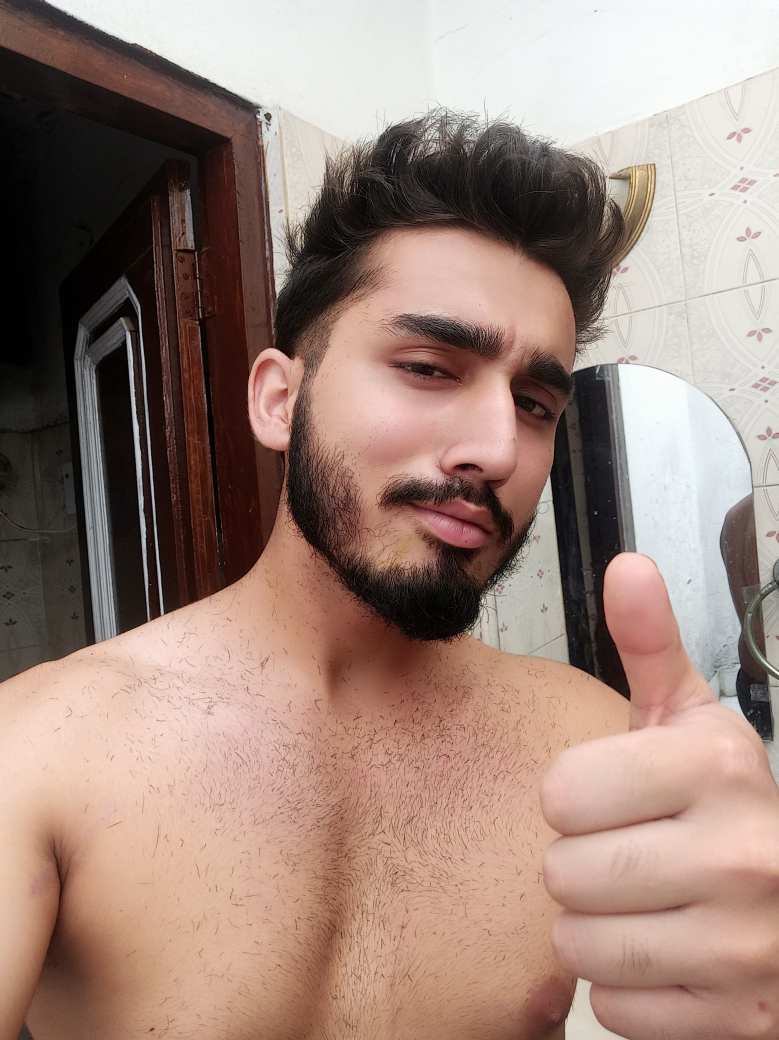
#> input picture sumit.jpg, 3113 x 4160 px (shown at 1/4 size)
$ python abc.py
#> lines starting #> are read from the running program, lines starting #| are printed output that depends on the picture; after the words box and inside, x2 and y2 are one past the last pixel; in counts of white or black regions, pixels touching at a corner belong together
import cv2

# 1. Load Haarcascade Classifier
face_cascade = cv2.CascadeClassifier(cv2.data.haarcascades + 'haarcascade_frontalface_default.xml')

# 2. Read the image
img = cv2.imread('sumit.jpg')  # kisi image ka path do
#> img is the input picture: shape (4160, 3113, 3); mean B, G, R 122.7, 133.1, 157.8
img = cv2.resize(img,(500,500))
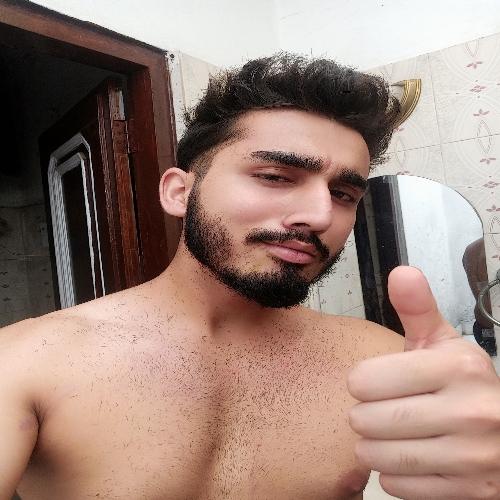
#> img: shape (500, 500, 3); mean B, G, R 122.6, 133, 157.7
gray = cv2.cvtColor(img, cv2.COLOR_BGR2GRAY)  # convert to grayscale
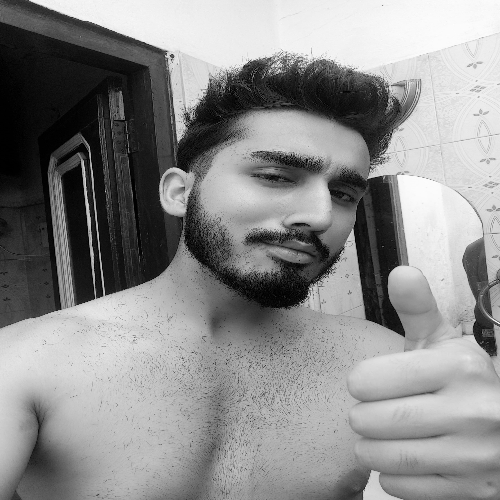
#> gray: shape (500, 500); min 0, max 254, mean 139.2

# 3. Detect faces
faces = face_cascade.detectMultiScale(gray, scaleFactor=1.1, minNeighbors=5)
#> faces = [[202, 104, 196, 196]]

# 4. Draw rectangles around detected faces
for (x, y, w, h) in faces:
    cv2.rectangle(img, (x, y), (x+w, y+h), (255, 0, 0), 2)
#> this loop made 1 pass
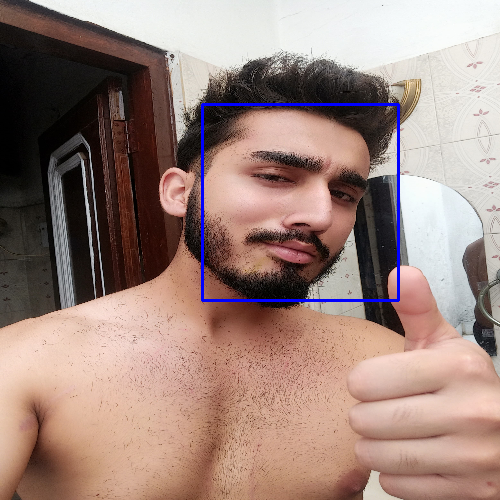
#> img: shape (500, 500, 3); 0.94% of pixels changed, all inside (x1, y1, x2, y2) = (201, 103, 400, 302)

# 5. Show result
cv2.imshow('Detected Faces', img)
cv2.waitKey(0)
cv2.destroyAllWindows()
